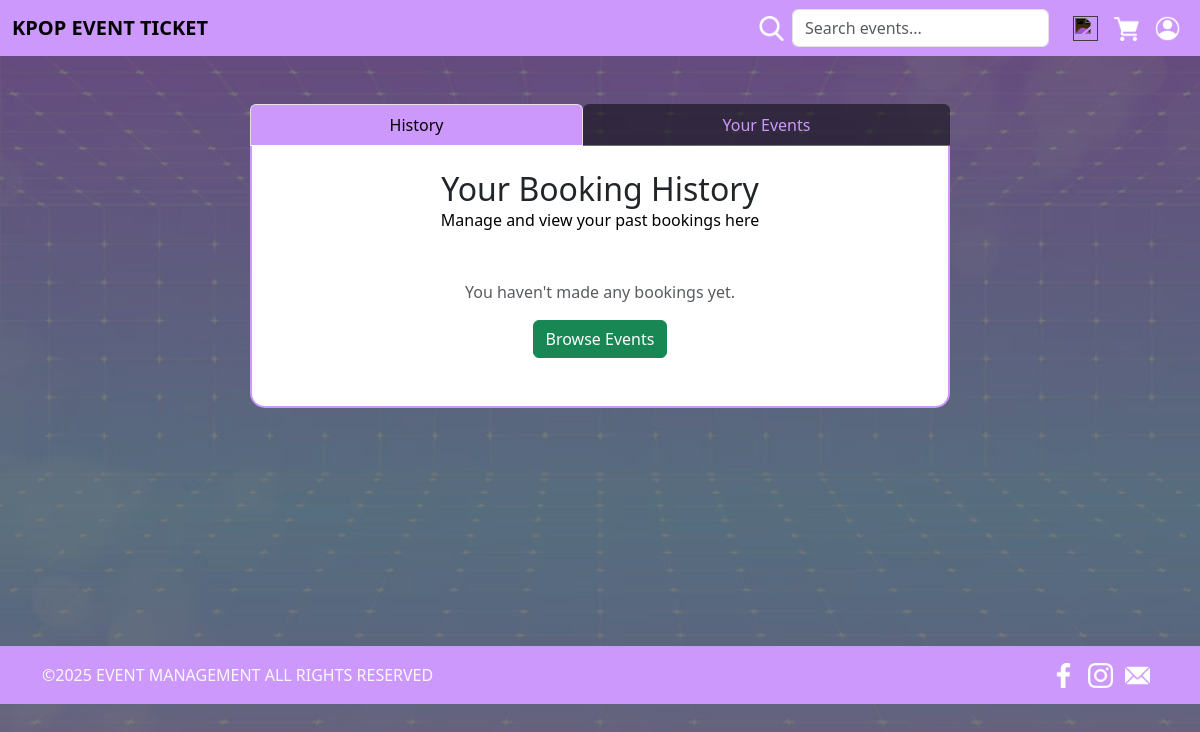
The page /booking-history (signed in) on the database as committed earlier.
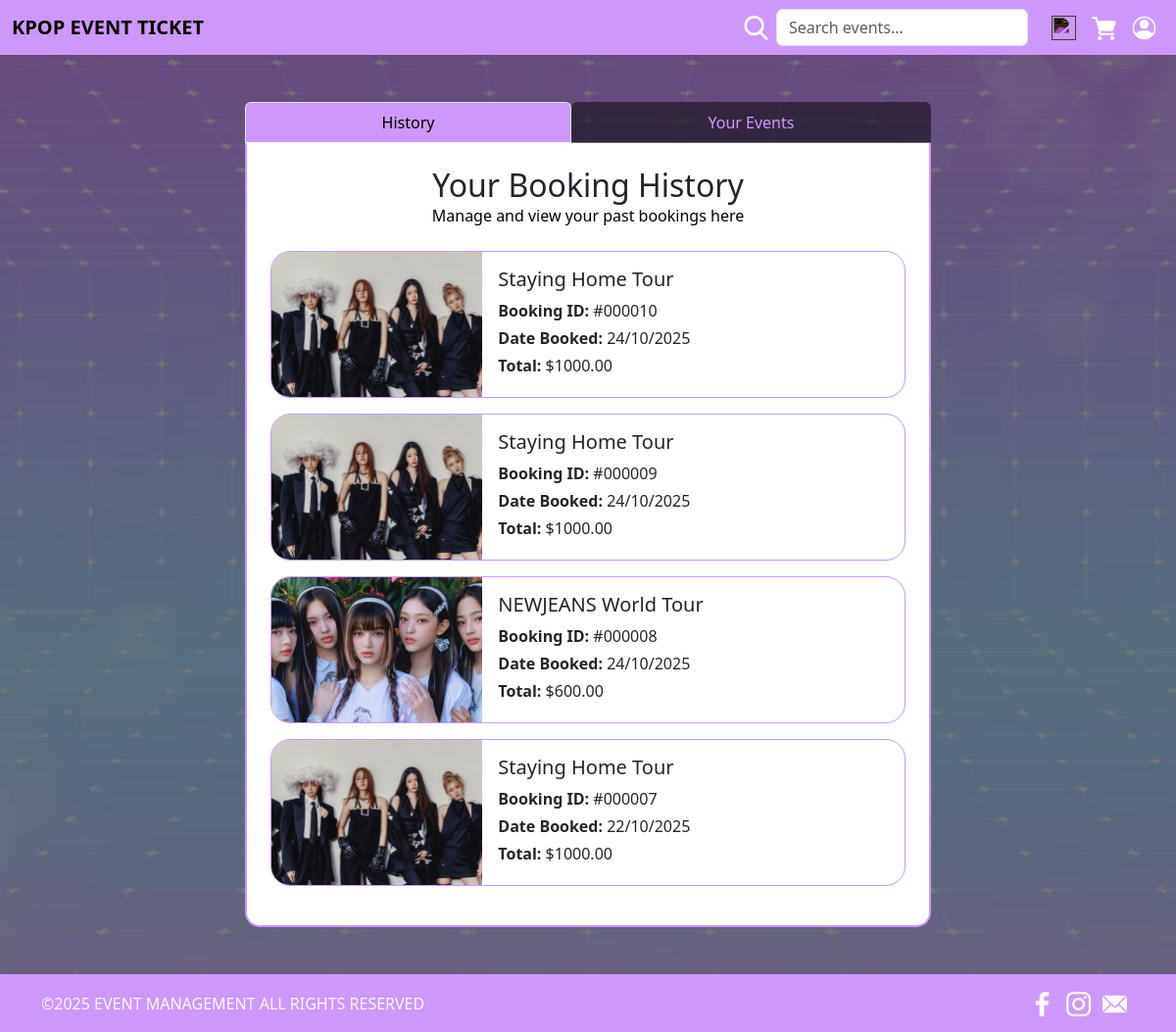
The same page on the database as committed later.
### website/models.py (models this page shows, shortened)
class Order(db.Model):
    __tablename__ = 'order'
    orderid = db.Column(db.Integer, db.Sequence('seq_reg_id', start=1, increment=1), primary_key=True)
    userid = db.Column(db.Integer, db.ForeignKey('user.userid'))
    eventid = db.Column(db.Integer, db.ForeignKey('event.eventid'))
    normalQty = db.Column(db.Integer, index=True, nullable=True)
    vipQty = db.Column(db.Integer, index=True, nullable=True)
    totalPrice = db.Column(db.Numeric(10,2), index=True, nullable=False)
    timeBooked = db.Column(db.DateTime, index=True, nullable=False)

class Event(db.Model):
    __tablename__ = 'event'
    eventid = db.Column(db.Integer, db.Sequence('seq_reg_id', start=1, increment=1), primary_key=True)
    userid = db.Column(db.Integer, db.ForeignKey('user.userid'))
    artist = db.Column(db.String(100), index=True, nullable=False)
    startTime = db.Column(db.Time, index=True, nullable=False)
    date = db.Column(db.Date, index=True, nullable=False)
    location = db.Column(db.String(100), index=True, nullable=False)
    country = db.Column(db.String(100), index=True, nullable=False)
    title = db.Column(db.String(100), index=True, nullable=False)
    description = db.Column(db.String(255), index=True, nullable=False)
    image = db.Column(db.String(100), index=True, nullable=False)
    status = db.Column(db.String(50), nullable=False, default='Active')
    tags = db.Column(db.String(255), index=True, nullable=True)
    normalAvail = db.Column(db.Integer, index=True, nullable=False)
    vipAvail = db.Column(db.Integer, index=True, nullable=False)
    normalPrice = db.Column(db.Numeric(10,2), index=True, nullable=False)
    vipPrice = db.Column(db.Numeric(10,2), index=True, nullable=False)
    comments = db.relationship('Comment', backref='event', lazy=True)
    orders = db.relationship('Order', backref='event', lazy=True)
    def update_status(self):
        if self.date < date.today():
            self.status = 'Inactive'
        elif self.normalAvail == 0 and self.vipAvail == 0:
            self.status = 'Sold out'
        else:
            if self.status not in ['Available', 'Cancelled']:
                self.status = 'Available'

### website/views.py (the view)
@main_bp.route('/booking-history')
@login_required
def booking_history():
    user_orders = Order.query.filter_by(userid=current_user.userid)\
                            .join(Event)\
                            .order_by(Order.timeBooked.desc())\
                            .all()
    user_events = Event.query.filter_by(userid=current_user.userid).all()
    for event in user_events:
        event.update_status()
    return render_template('history.html',
                         user_orders=user_orders,
                         user_events=user_events,
                         title='Booking History')

### website/templates/history.html (shortened to what this page needs)
{% extends "base.html" %}
{% block head %}
<link rel="stylesheet" href="{{ url_for('static', filename='Style/BookingHistoryStyle.css') }}">
{% endblock %}
{% block content %}
<div class="container mt-5">
    <div class="d-flex justify-content-center">
        <ul class="nav nav-tabs nav-fill mb-0" style="max-width: 700px; width: 100%;" id="bookingTabs" role="tablist">
            <li class="nav-item" role="presentation">
                <button class="nav-link active" id="past-bookings-tab" data-bs-toggle="tab" data-bs-target="#past-bookings" type="button" role="tab" aria-controls="past-bookings" aria-selected="true">
                    History
                </button>
            </li>
            <li class="nav-item" role="presentation">
                <button class="nav-link" id="your-events-tab" data-bs-toggle="tab" data-bs-target="#your-events" type="button" role="tab" aria-controls="your-events" aria-selected="false">
                    Your Events
                </button>
            </li>
        </ul>
    </div>
    <div class="tab-content" id="bookingTabsContent" style="min-height: 500px">
        <div class="tab-pane fade show active" id="past-bookings" role="tabpanel" aria-labelledby="past-bookings-tab">
            <div class="d-flex justify-content-center">
                <div class="card p-4 mb-5" style="max-width: 700px; width: 100%; border: #cd98fb solid 2px; border-radius: 0 0 15px 15px; border-width: 0 2px 2px 2px">
                    <h2 class="text-center m-0">Your Booking History</h2>
                    <p class="text-black text-center mb-4">Manage and view your past bookings here</p>
                    {% for order in user_orders %}
                    <div class="card mb-3" style="border-radius:20px; overflow: hidden; border: #cd98fb solid 1px;  height: 150px">
                        <div class="row g-0 flex-column flex-md-row">
                            <div class="col-md-4">
                                <a href="{{ url_for('main.order_details', order_id=order.orderid) }}" class="h-100 d-block">
                                    <img src="{{ order.event.image }}" class="booking-img" style="width: 100%; height: 100%; object-fit: cover; min-height: 150px;">
                                </a>
                            </div>
                            <div class="col-md-8">
                                <div class="card-body d-flex flex-column justify-content-between h-100">
                                    <div>
                                        <h5 class="card-title">{{ order.event.title }}</h5>
                                        <p class="card-text mb-1"><strong>Booking ID:</strong> #{{ "%06d"|format(order.orderid) }}</p>
                                        <p class="card-text mb-1"><strong>Date Booked:</strong> {{ order.timeBooked.strftime('%d/%m/%Y') }}</p>
                                        <p class="card-text mb-1"><strong>Total:</strong> ${{ "%.2f"|format(order.totalPrice) }}</p>
                                    </div>
                                </div>
                            </div>
                        </div>
                    </div>
                    {% else %}
                    <div class="text-center py-4">
                        <p class="text-muted">You haven't made any bookings yet.</p>
                        <a href="{{ url_for('main.index') }}" class="btn btn-success">Browse Events</a>
                    </div>
                    {% endfor %}
                </div>
            </div>
        </div>
    </div>
</div>
{% endblock %}

### website/templates/base.html (shortened to what this page needs)
<html>
    <head>
        <link href="https://cdn.jsdelivr.net/npm/bootstrap@5.3.8/dist/css/bootstrap.min.css" rel="stylesheet">
        <link rel="stylesheet" href="{{ url_for('static', filename='Style/IndexStyle.css') }}">
        {% block head %}
        {% endblock %}
    </head>
    <body>
        <header>
            <nav class="navbar sticky-top">
                <div class="container-fluid d-flex justify-content-between align-items-center">
                    <a class="navbar-brand" href="{{ url_for('main.index') }}"><strong>KPOP EVENT TICKET</strong></a>
                    <ul class="nav d-none d-lg-flex align-items-center">
                        <div class="search-bar d-flex">
                            <form class="d-flex mx-3 align-items-center flex-grow-1" role="search" style="margin-bottom:0px"
                                method="GET" action="{{ url_for('main.search') }}">
                                <img src="{{ url_for('static', filename='Image/NavBar Icons/search.png') }}" height="25px" class="me-2" style="filter: invert(1); transition: filter 0.2s">
                                <input class="form-control flex-grow-1" type="search" name="q"
                                    placeholder="Search events..." aria-label="Search">
                            </form>
                        </div>
                        <li class="nav-item mx-2">
                            <a href="{{ url_for('create.create') }}">
                                <img src="{{ url_for('static', filename='Image/NavBar Icons/add.png') }}" height="25px">
                            </a>
                        </li>
                        <li class="nav-item mx-2 position-relative">
                            <a href="{{ url_for('main.booking_history') }}">
                                <img src="{{ url_for('static', filename='Image/NavBar Icons/grocery-store.png') }}" height="25px">
                            </a>
                        </li>
                        <li class="nav-item dropdown mx-2">
                            <a href="#" class="dropdown-toggle" data-bs-toggle="dropdown" aria-expanded="false">
                                <img src="{{ url_for('static', filename='Image/NavBar Icons/account.png') }}" height="25px">
                            </a>
                        </li>
                    </ul>
                </div>
            </nav>
        </header>
{% block content %}
{% endblock %}
    </body>
    <footer>
        <div class="text-light py-3">
            <div class="container d-flex justify-content-between align-items-center">
                <p class="mb-0 fs-6">©2025 EVENT MANAGEMENT ALL RIGHTS RESERVED</p>
                <div class="footer-icons">
                    <img src="{{ url_for('static', filename='Image/Footer Icons/facebook.png') }}" height="25px" class="me-2">
                    <img src="{{ url_for('static', filename='Image/Footer Icons/instagram.png') }}" height="25px" class="me-2">
                    <img src="{{ url_for('static', filename='Image/Footer Icons/email.png') }}" height="25px" class="me-2">
                </div>
            </div>
        </div>
    </footer>
</html>

### website/Static/Style/IndexStyle.css (style rules this page uses)
.dropdown-toggle::after { display: none; }
.nav-item img { filter: invert(1); transition: filter 0.2s; }
.navbar { background-color: #cd98fb; }
.nav-item { position: relative; }
.footer-icons img { filter: invert(1); transition: filter 0.2s; }
footer { position: sticky; background-color: #cd98fb; }

### website/Static/Style/BookingHistoryStyle.css (style rules this page uses)
.dropdown-toggle::after { display: none; }
.nav-item img { filter: invert(1); transition: filter 0.2s; }
.navbar { background-color: #cd98fb; }
body { background-image: url("../Image/background.png"); background-size: cover; background-position: center; position: relative; }
body::before { content: ""; position: fixed; top: 0; left: 0; width: 100%; height: 100%; background-color: rgba(0, 0, 0, 0.5); z-index: -1; }
.nav-tabs .nav-link.active { background-color: #cd98fb !important; color: black !important; opacity: 1 !important; }
.nav-tabs .nav-link { background-color: rgba(0, 0, 0, 0.50) !important; color: #cd98fb !important; opacity: 1 !important; }
.booking-img { width: 100%; height: 100%; object-fit: cover; }
.footer-icons img { filter: invert(1); transition: filter 0.2s; }
footer { position: sticky; background-color: #cd98fb; }

Rows that differ between the two databases and show on the page:
added Order: event.image (picture), event "Staying Home Tour", orderid "000010", timeBooked "24/10/2025", totalPrice "1000.00"
added Order: event.image (picture), event "Staying Home Tour", orderid "000009", timeBooked "24/10/2025", totalPrice "1000.00"
added Order: event.image (picture), event "NEWJEANS World Tour", orderid "000008", timeBooked "24/10/2025", totalPrice "600.00"
added Order: event.image (picture), event "Staying Home Tour", orderid "000007", timeBooked "22/10/2025", totalPrice "1000.00"
Other text that changed with them:
text no longer shown: "You haven't made any bookings yet. Browse Events"
